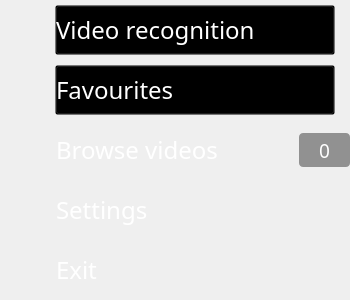
   <widget class="QWidget" name="verticalWidget" native="true">
    <property name="geometry">
     <rect>
      <x>0</x>
      <y>300</y>
      <width>350</width>
      <height>300</height>
     </rect>
    </property>
    <property name="sizePolicy">
     <sizepolicy hsizetype="Fixed" vsizetype="Fixed">
      <horstretch>0</horstretch>
      <verstretch>0</verstretch>
     </sizepolicy>
    </property>
    <property name="minimumSize">
     <size>
      <width>350</width>
      <height>300</height>
     </size>
    </property>
    <property name="maximumSize">
     <size>
      <width>350</width>
      <height>1222</height>
     </size>
    </property>
    <property name="sizeIncrement">
     <size>
      <width>0</width>
      <height>0</height>
     </size>
    </property>
    <property name="styleSheet">
     <string notr="true">QPushButton{
text-align:left;
padding-left:1em;
color:rgb(255,255,255);

border-image:none;
background:rgba(0,0,0,00);
}
QFrame{
border-image:none;
}
QLabel{
border:none;
background-color:rgba(0,0,0,0);
border-image:none;
}</string>
    </property>
    <layout class="QVBoxLayout" name="verticalLayout">
     <property name="spacing">
      <number>0</number>
     </property>
     <property name="sizeConstraint">
      <enum>QLayout::SetMaximumSize</enum>
     </property>
     <property name="leftMargin">
      <number>0</number>
     </property>
     <property name="topMargin">
      <number>0</number>
     </property>
     <property name="rightMargin">
      <number>0</number>
     </property>
     <property name="bottomMargin">
      <number>0</number>
     </property>
     <item>
      <widget class="QFrame" name="horizontalFrame">
       <property name="sizePolicy">
        <sizepolicy hsizetype="Expanding" vsizetype="Expanding">
         <horstretch>0</horstretch>
         <verstretch>0</verstretch>
        </sizepolicy>
       </property>
       <property name="minimumSize">
        <size>
         <width>0</width>
         <height>50</height>
        </size>
       </property>
       <property name="maximumSize">
        <size>
         <width>9999</width>
         <height>50</height>
        </size>
       </property>
       <property name="styleSheet">
        <string notr="true">border-image:none;</string>
       </property>
       <property name="lineWidth">
        <number>1</number>
       </property>
       <layout class="QHBoxLayout" name="horizontalLayout_2">
        <property name="spacing">
         <number>0</number>
        </property>
        <property name="sizeConstraint">
         <enum>QLayout::SetMaximumSize</enum>
        </property>
        <property name="leftMargin">
         <number>5</number>
        </property>
        <property name="topMargin">
         <number>0</number>
        </property>
        <property name="rightMargin">
         <number>0</number>
        </property>
        <property name="bottomMargin">
         <number>0</number>
        </property>
        <item>
         <widget class="QLabel" name="label">
          <property name="minimumSize">
           <size>
            <width>20</width>
            <height>0</height>
           </size>
          </property>
          <property name="maximumSize">
           <size>
            <width>20</width>
            <height>16777215</height>
           </size>
          </property>
          <property name="styleSheet">
           <string notr="true">border:none;background:transparent;</string>
          </property>
          <property name="text">
           <string/>
          </property>
         </widget>
        </item>
        <item alignment="Qt::AlignVCenter">
         <widget class="QLabel" name="lab_camera">
          <property name="sizePolicy">
           <sizepolicy hsizetype="Fixed" vsizetype="Fixed">
            <horstretch>0</horstretch>
            <verstretch>0</verstretch>
           </sizepolicy>
          </property>
          <property name="minimumSize">
           <size>
            <width>30</width>
            <height>30</height>
           </size>
          </property>
          <property name="maximumSize">
           <size>
            <width>30</width>
            <height>30</height>
           </size>
          </property>
          <property name="styleSheet">
           <string notr="true"/>
          </property>
          <property name="text">
           <string/>
          </property>
          <property name="pixmap">
           <pixmap resource="images.qrc">:/gui/APP ICONS/videocamera.png</pixmap>
          </property>
          <property name="scaledContents">
           <bool>true</bool>
          </property>
         </widget>
        </item>
        <item alignment="Qt::AlignLeft|Qt::AlignVCenter">
         <widget class="QPushButton" name="b_video_recognition">
          <property name="sizePolicy">
           <sizepolicy hsizetype="Expanding" vsizetype="Fixed">
            <horstretch>0</horstretch>
            <verstretch>0</verstretch>
           </sizepolicy>
          </property>
          <property name="minimumSize">
           <size>
            <width>280</width>
            <height>50</height>
           </size>
          </property>
          <property name="maximumSize">
           <size>
            <width>9999</width>
            <height>50</height>
           </size>
          </property>
          <property name="sizeIncrement">
           <size>
            <width>0</width>
            <height>0</height>
           </size>
          </property>
          <property name="font">
           <font>
            <family>Apple SD Gothic Neo</family>
            <pointsize>18</pointsize>
            <weight>50</weight>
            <bold>false</bold>
            <stylestrategy>PreferAntialias</stylestrategy>
           </font>
          </property>
          <property name="cursor">
           <cursorShape>CrossCursor</cursorShape>
          </property>
          <property name="mouseTracking">
           <bool>true</bool>
          </property>
          <property name="tabletTracking">
           <bool>true</bool>
          </property>
          <property name="focusPolicy">
           <enum>Qt::ClickFocus</enum>
          </property>
          <property name="autoFillBackground">
           <bool>false</bool>
          </property>
          <property name="styleSheet">
           <string notr="true"/>
          </property>
          <property name="text">
           <string notr="true">Video recognition</string>
          </property>
          <property name="iconSize">
           <size>
            <width>70</width>
            <height>25</height>
           </size>
          </property>
          <property name="autoDefault">
           <bool>false</bool>
          </property>
          <property name="default">
           <bool>false</bool>
          </property>
          <property name="flat">
           <bool>false</bool>
          </property>
         </widget>
        </item>
       </layout>
      </widget>
     </item>
     <item>
      <widget class="QFrame" name="horizontalFrame_3">
       <property name="sizePolicy">
        <sizepolicy hsizetype="Expanding" vsizetype="Expanding">
         <horstretch>0</horstretch>
         <verstretch>0</verstretch>
        </sizepolicy>
       </property>
       <property name="minimumSize">
        <size>
         <width>0</width>
         <height>50</height>
        </size>
       </property>
       <property name="maximumSize">
        <size>
         <width>99999</width>
         <height>50</height>
        </size>
       </property>
       <layout class="QHBoxLayout" name="horizontalLayout_4" stretch="0,0,0">
        <property name="spacing">
         <number>0</number>
        </property>
        <property name="sizeConstraint">
         <enum>QLayout::SetMaximumSize</enum>
        </property>
        <property name="leftMargin">
         <number>5</number>
        </property>
        <property name="topMargin">
         <number>0</number>
        </property>
        <property name="rightMargin">
         <number>0</number>
        </property>
        <property name="bottomMargin">
         <number>0</number>
        </property>
        <item>
         <widget class="QLabel" name="label_2">
          <property name="minimumSize">
           <size>
            <width>20</width>
            <height>0</height>
           </size>
          </property>
          <property name="maximumSize">
           <size>
            <width>20</width>
            <height>16777215</height>
           </size>
          </property>
          <property name="styleSheet">
           <string notr="true">border:none;background:transparent;</string>
          </property>
          <property name="text">
           <string/>
          </property>
         </widget>
        </item>
        <item>
         <widget class="QLabel" name="label_favs">
          <property name="sizePolicy">
           <sizepolicy hsizetype="Fixed" vsizetype="Fixed">
            <horstretch>0</horstretch>
            <verstretch>0</verstretch>
           </sizepolicy>
          </property>
          <property name="minimumSize">
           <size>
            <width>30</width>
            <height>30</height>
           </size>
          </property>
          <property name="maximumSize">
           <size>
            <width>30</width>
            <height>30</height>
           </size>
          </property>
          <property name="styleSheet">
           <string notr="true"/>
          </property>
          <property name="text">
           <string/>
          </property>
          <property name="pixmap">
           <pixmap resource="images.qrc">:/gui/APP ICONS/ios/ios7-star.png</pixmap>
          </property>
          <property name="scaledContents">
           <bool>true</bool>
          </property>
         </widget>
        </item>
        <item alignment="Qt::AlignLeft|Qt::AlignVCenter">
         <widget class="QPushButton" name="b_favourites">
          <property name="sizePolicy">
           <sizepolicy hsizetype="Expanding" vsizetype="Fixed">
            <horstretch>0</horstretch>
            <verstretch>0</verstretch>
           </sizepolicy>
          </property>
          <property name="minimumSize">
           <size>
            <width>280</width>
            <height>50</height>
           </size>
          </property>
          <property name="maximumSize">
           <size>
            <width>9999</width>
            <height>50</height>
           </size>
          </property>
          <property name="sizeIncrement">
           <size>
            <width>0</width>
            <height>0</height>
           </size>
          </property>
          <property name="font">
           <font>
            <family>Apple SD Gothic Neo</family>
            <pointsize>18</pointsize>
            <weight>50</weight>
            <bold>false</bold>
            <stylestrategy>PreferAntialias</stylestrategy>
           </font>
          </property>
          <property name="focusPolicy">
           <enum>Qt::ClickFocus</enum>
          </property>
          <property name="autoFillBackground">
           <bool>false</bool>
          </property>
          <property name="styleSheet">
           <string notr="true"/>
          </property>
          <property name="text">
           <string notr="true">Favourites   </string>
          </property>
          <property name="iconSize">
           <size>
            <width>43</width>
            <height>25</height>
           </size>
          </property>
          <property name="flat">
           <bool>false</bool>
          </property>
         </widget>
        </item>
       </layout>
      </widget>
     </item>
     <item>
      <widget class="QFrame" name="horizontalFrame_5">
       <property name="sizePolicy">
        <sizepolicy hsizetype="Expanding" vsizetype="Expanding">
         <horstretch>0</horstretch>
         <verstretch>0</verstretch>
        </sizepolicy>
       </property>
       <property name="minimumSize">
        <size>
         <width>0</width>
         <height>50</height>
        </size>
       </property>
       <property name="maximumSize">
        <size>
         <width>9999</width>
         <height>50</height>
        </size>
       </property>
       <layout class="QHBoxLayout" name="horizontalLayout_6" stretch="0,0,0,0">
        <property name="spacing">
         <number>0</number>
        </property>
        <property name="sizeConstraint">
         <enum>QLayout::SetMaximumSize</enum>
        </property>
        <property name="leftMargin">
         <number>5</number>
        </property>
        <property name="topMargin">
         <number>0</number>
        </property>
        <property name="rightMargin">
         <number>0</number>
        </property>
        <property name="bottomMargin">
         <number>0</number>
        </property>
        <item>
         <widget class="QLabel" name="label_4">
          <property name="minimumSize">
           <size>
            <width>20</width>
            <height>0</height>
           </size>
          </property>
          <property name="maximumSize">
           <size>
            <width>20</width>
            <height>16777215</height>
           </size>
          </property>
          <property name="styleSheet">
           <string notr="true">border:none;background:transparent;</string>
          </property>
          <property name="text">
           <string/>
          </property>
         </widget>
        </item>
        <item alignment="Qt::AlignLeft">
         <widget class="QLabel" name="label_vid">
          <property name="sizePolicy">
           <sizepolicy hsizetype="Fixed" vsizetype="Fixed">
            <horstretch>0</horstretch>
            <verstretch>0</verstretch>
           </sizepolicy>
          </property>
          <property name="minimumSize">
           <size>
            <width>30</width>
            <height>30</height>
           </size>
          </property>
          <property name="maximumSize">
           <size>
            <width>30</width>
            <height>30</height>
           </size>
          </property>
          <property name="styleSheet">
           <string notr="true"/>
          </property>
          <property name="text">
           <string/>
          </property>
          <property name="pixmap">
           <pixmap resource="images.qrc">:/gui/APP ICONS/film-marker.png</pixmap>
          </property>
          <property name="scaledContents">
           <bool>true</bool>
          </property>
         </widget>
        </item>
        <item alignment="Qt::AlignLeft|Qt::AlignVCenter">
         <widget class="QPushButton" name="b_videos">
          <property name="sizePolicy">
           <sizepolicy hsizetype="Fixed" vsizetype="Fixed">
            <horstretch>1</horstretch>
            <verstretch>0</verstretch>
           </sizepolicy>
          </property>
          <property name="minimumSize">
           <size>
            <width>280</width>
            <height>50</height>
           </size>
          </property>
          <property name="maximumSize">
           <size>
            <width>99999</width>
            <height>50</height>
           </size>
          </property>
          <property name="sizeIncrement">
           <size>
            <width>0</width>
            <height>0</height>
           </size>
          </property>
          <property name="font">
           <font>
            <family>Apple SD Gothic Neo</family>
            <pointsize>18</pointsize>
            <weight>50</weight>
            <bold>false</bold>
            <stylestrategy>PreferAntialias</stylestrategy>
           </font>
          </property>
          <property name="autoFillBackground">
           <bool>false</bool>
          </property>
          <property name="styleSheet">
           <string notr="true"/>
          </property>
          <property name="text">
           <string notr="true">Browse videos</string>
          </property>
          <property name="iconSize">
           <size>
            <width>35</width>
            <height>25</height>
           </size>
          </property>
          <property name="flat">
           <bool>true</bool>
          </property>
         </widget>
        </item>
        <item alignment="Qt::AlignHCenter|Qt::AlignVCenter">
         <widget class="QLabel" name="titles_cnt">
          <property name="sizePolicy">
           <sizepolicy hsizetype="Expanding" vsizetype="Fixed">
            <horstretch>2</horstretch>
            <verstretch>0</verstretch>
           </sizepolicy>
          </property>
          <property name="minimumSize">
           <size>
            <width>51</width>
            <height>34</height>
           </size>
          </property>
          <property name="maximumSize">
           <size>
            <width>48</width>
            <height>30</height>
           </size>
          </property>
          <property name="font">
           <font>
            <family>Apple SD Gothic Neo</family>
            <pointsize>14</pointsize>
            <weight>50</weight>
            <italic>false</italic>
            <bold>false</bold>
            <strikeout>false</strikeout>
            <stylestrategy>PreferAntialias</stylestrategy>
            <kerning>true</kerning>
           </font>
          </property>
          <property name="cursor">
           <cursorShape>ArrowCursor</cursorShape>
          </property>
          <property name="styleSheet">
           <string notr="true">border-image:none;
background:rgba(0,0,0,100);
color:white;
border:none;
padding:0;
border-radius:4px;
</string>
          </property>
          <property name="text">
           <string>0</string>
          </property>
          <property name="alignment">
           <set>Qt::AlignCenter</set>
          </property>
         </widget>
        </item>
       </layout>
      </widget>
     </item>
     <item>
      <widget class="QFrame" name="horizontalFrame_6">
       <property name="sizePolicy">
        <sizepolicy hsizetype="Expanding" vsizetype="Expanding">
         <horstretch>0</horstretch>
         <verstretch>0</verstretch>
        </sizepolicy>
       </property>
       <property name="minimumSize">
        <size>
         <width>0</width>
         <height>50</height>
        </size>
       </property>
       <property name="maximumSize">
        <size>
         <width>99999</width>
         <height>50</height>
        </size>
       </property>
       <property name="sizeIncrement">
        <size>
         <width>0</width>
         <height>50</height>
        </size>
       </property>
       <layout class="QHBoxLayout" name="horizontalLayout_7">
        <property name="spacing">
         <number>0</number>
        </property>
        <property name="sizeConstraint">
         <enum>QLayout::SetMaximumSize</enum>
        </property>
        <property name="leftMargin">
         <number>5</number>
        </property>
        <property name="topMargin">
         <number>0</number>
        </property>
        <property name="rightMargin">
         <number>0</number>
        </property>
        <property name="bottomMargin">
         <number>0</number>
        </property>
        <item>
         <widget class="QLabel" name="label_5">
          <property name="minimumSize">
           <size>
            <width>20</width>
            <height>0</height>
           </size>
          </property>
          <property name="maximumSize">
           <size>
            <width>20</width>
            <height>16777215</height>
           </size>
          </property>
          <property name="styleSheet">
           <string notr="true">border:none;background:transparent;</string>
          </property>
          <property name="text">
           <string/>
          </property>
         </widget>
        </item>
        <item>
         <widget class="QLabel" name="label_sett">
          <property name="sizePolicy">
           <sizepolicy hsizetype="Fixed" vsizetype="Fixed">
            <horstretch>0</horstretch>
            <verstretch>0</verstretch>
           </sizepolicy>
          </property>
          <property name="minimumSize">
           <size>
            <width>30</width>
            <height>30</height>
           </size>
          </property>
          <property name="maximumSize">
           <size>
            <width>30</width>
            <height>30</height>
           </size>
          </property>
          <property name="styleSheet">
           <string notr="true"/>
          </property>
          <property name="text">
           <string/>
          </property>
          <property name="pixmap">
           <pixmap resource="images.qrc">:/gui/APP ICONS/ios/ios7-gear.png</pixmap>
          </property>
          <property name="scaledContents">
           <bool>true</bool>
          </property>
         </widget>
        </item>
        <item alignment="Qt::AlignLeft|Qt::AlignVCenter">
         <widget class="QPushButton" name="b_settings">
          <property name="sizePolicy">
           <sizepolicy hsizetype="Expanding" vsizetype="Fixed">
            <horstretch>0</horstretch>
            <verstretch>0</verstretch>
           </sizepolicy>
          </property>
          <property name="minimumSize">
           <size>
            <width>280</width>
            <height>50</height>
           </size>
          </property>
          <property name="maximumSize">
           <size>
            <width>9999</width>
            <height>50</height>
           </size>
          </property>
          <property name="sizeIncrement">
           <size>
            <width>0</width>
            <height>0</height>
           </size>
          </property>
          <property name="font">
           <font>
            <family>Apple SD Gothic Neo</family>
            <pointsize>18</pointsize>
            <weight>50</weight>
            <bold>false</bold>
            <stylestrategy>PreferAntialias</stylestrategy>
           </font>
          </property>
          <property name="focusPolicy">
           <enum>Qt::ClickFocus</enum>
          </property>
          <property name="autoFillBackground">
           <bool>false</bool>
          </property>
          <property name="styleSheet">
           <string notr="true"/>
          </property>
          <property name="text">
           <string notr="true">Settings</string>
          </property>
          <property name="iconSize">
           <size>
            <width>43</width>
            <height>25</height>
           </size>
          </property>
          <property name="flat">
           <bool>true</bool>
          </property>
         </widget>
        </item>
       </layout>
      </widget>
     </item>
     <item>
      <widget class="QFrame" name="horizontalFrame_2">
       <property name="sizePolicy">
        <sizepolicy hsizetype="Expanding" vsizetype="Expanding">
         <horstretch>0</horstretch>
         <verstretch>0</verstretch>
        </sizepolicy>
       </property>
       <property name="minimumSize">
        <size>
         <width>0</width>
         <height>50</height>
        </size>
       </property>
       <property name="maximumSize">
        <size>
         <width>99999</width>
         <height>50</height>
        </size>
       </property>
       <layout class="QHBoxLayout" name="horizontalLayout_3">
        <property name="spacing">
         <number>0</number>
        </property>
        <property name="sizeConstraint">
         <enum>QLayout::SetMaximumSize</enum>
        </property>
        <property name="leftMargin">
         <number>5</number>
        </property>
        <property name="topMargin">
         <number>0</number>
        </property>
        <property name="rightMargin">
         <number>0</number>
        </property>
        <property name="bottomMargin">
         <number>0</number>
        </property>
        <item>
         <widget class="QLabel" name="label_6">
          <property name="minimumSize">
           <size>
            <width>20</width>
            <height>0</height>
           </size>
          </property>
          <property name="maximumSize">
           <size>
            <width>20</width>
            <height>16777215</height>
           </size>
          </property>
          <property name="styleSheet">
           <string notr="true">border:none;background:transparent;</string>
          </property>
          <property name="text">
           <string/>
          </property>
         </widget>
        </item>
        <item>
         <widget class="QLabel" name="label_exit">
          <property name="sizePolicy">
           <sizepolicy hsizetype="Fixed" vsizetype="Fixed">
            <horstretch>0</horstretch>
            <verstretch>0</verstretch>
           </sizepolicy>
          </property>
          <property name="minimumSize">
           <size>
            <width>30</width>
            <height>30</height>
           </size>
          </property>
          <property name="maximumSize">
           <size>
            <width>30</width>
            <height>30</height>
           </size>
          </property>
          <property name="styleSheet">
           <string notr="true"/>
          </property>
          <property name="text">
           <string/>
          </property>
          <property name="pixmap">
           <pixmap resource="images.qrc">:/gui/APP ICONS/ios/log-out.png</pixmap>
          </property>
          <property name="scaledContents">
           <bool>true</bool>
          </property>
         </widget>
        </item>
        <item alignment="Qt::AlignLeft|Qt::AlignVCenter">
         <widget class="QPushButton" name="b_exit">
          <property name="sizePolicy">
           <sizepolicy hsizetype="Expanding" vsizetype="Fixed">
            <horstretch>1</horstretch>
            <verstretch>0</verstretch>
           </sizepolicy>
          </property>
          <property name="minimumSize">
           <size>
            <width>280</width>
            <height>50</height>
           </size>
          </property>
          <property name="maximumSize">
           <size>
            <width>9999</width>
            <height>50</height>
           </size>
          </property>
          <property name="sizeIncrement">
           <size>
            <width>0</width>
            <height>0</height>
           </size>
          </property>
          <property name="font">
           <font>
            <family>Apple SD Gothic Neo</family>
            <pointsize>18</pointsize>
            <weight>50</weight>
            <bold>false</bold>
            <stylestrategy>PreferAntialias</stylestrategy>
           </font>
          </property>
          <property name="focusPolicy">
           <enum>Qt::ClickFocus</enum>
          </property>
          <property name="autoFillBackground">
           <bool>false</bool>
          </property>
          <property name="styleSheet">
           <string notr="true"/>
          </property>
          <property name="text">
           <string notr="true">Exit</string>
          </property>
          <property name="iconSize">
           <size>
            <width>43</width>
            <height>25</height>
           </size>
          </property>
          <property name="flat">
           <bool>true</bool>
          </property>
         </widget>
        </item>
       </layout>
      </widget>
     </item>
    </layout>
   </widget>
